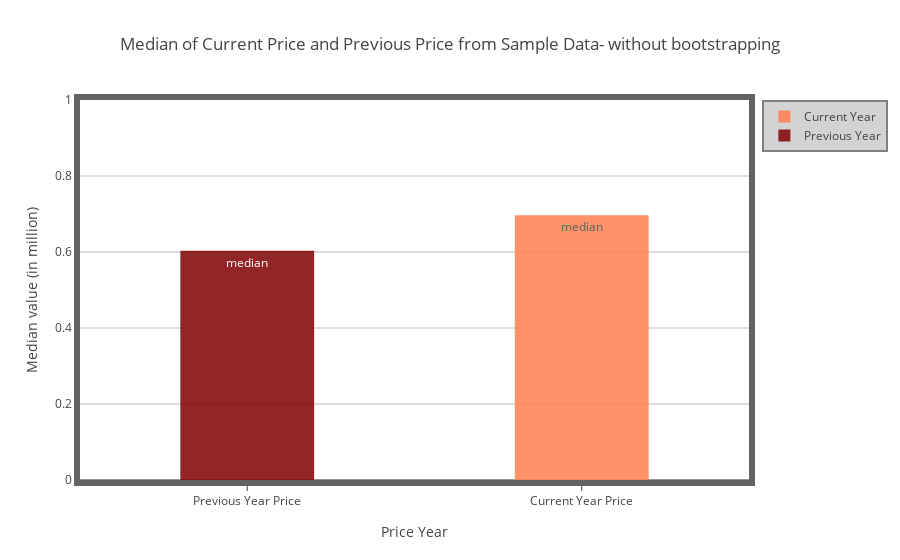

Notebook code for this chart:
### Markdown cell above
Please compute the median of PREVIOUS_PRICE and CURRENT_PRICE, respectively, and compare them in a bar chart.

### Code cell
# --- Write your code below ---
from plotly import tools
import plotly.plotly as py
import plotly.graph_objs as go
from plotly.tools import FigureFactory as FF
from plotly.offline import download_plotlyjs, init_notebook_mode, plot, iplot

def compute_median():
    # Compute median directly on whole sample data without bootstrapping
    median_cp = df_sample.CURRENT_PRICE.median(skipna=True)/1000000 #(to get in million)
    median_pp = df_sample.PREVIOUS_PRICE.median(skipna=True)/1000000 #(to get in million)
    return median_cp, median_pp

def plot(median_cp, median_pp):
    # Create plot data
    trace0 = go.Bar(
            y=[median_cp],
            x=[0.75],
            name='Current Year',
            text='median',
            marker=dict(
                color='coral',
            ),
            opacity=0.85,
            width=0.2
        )

    trace1 = go.Bar(
            y=[median_pp],
            x=[0.25],
            text='median',
            name='Previous Year',
            marker=dict(
                color='maroon',
            ),
            opacity=0.85,
            width=0.2
        )

    # Create the layout for the plot
    layout = dict(title = 'Median of Current Price and Previous Price from Sample Data- without bootstrapping',
                xaxis=go.layout.XAxis(title='Price Year',
                        zeroline=True,
                        showline=True,
                        mirror=True,
                        tick0=0,
                        tickmode='array',
                        ticktext=['Current Year Price', 'Previous Year Price'],
                        tickvals=[0.75,0.25],
                        ticks='outside',
                        zerolinecolor='#969696',
                        zerolinewidth=2,
                        linecolor='#636363',
                        linewidth=6,
                        range=[0, 1]
                    ),
                  yaxis = dict(title = 'Median value (in million)',
                        showgrid=True,
                        zeroline=True,
                        showline=True,
                        mirror=True,
                        gridcolor='#bdbdbd',
                        gridwidth=1,
                        zerolinecolor='#969696',
                        zerolinewidth=2,
                        linecolor='#636363',
                        linewidth=6,
                        range = [0, 1]
                    ),
                  showlegend=True,
                  legend=dict(bgcolor='lightgray',
                        bordercolor='gray',
                        borderwidth=2
                    )
                )

    # Combine the plot data with the layout designed for it, into a single figure
    data = [trace0, trace1]
    fig = dict(data=data, layout=layout)

    # IPython notebook- show plot
    iplot(fig, filename='bar-plot')

def without_bootstrapping():
    median_cp, median_pp = compute_median()
    plot(median_cp, median_pp)

# Perform median statistics without bootstraping
without_bootstrapping()

### Figure 1 — Plotly figure (JSON) as saved in the notebook; plotly's stock layout.template omitted (floating-point values rounded to 4 significant figures)
{"data": [{"marker": {"color": "coral"}, "name": "Current Year", "opacity": 0.85, "text": "median", "type": "bar", "uid": "6886ccbc-2e65-4d0c-8cd5-789dfeed1796", "width": 0.2, "x": [0.75], "y": [0.697]}, {"marker": {"color": "maroon"}, "name": "Previous Year", "opacity": 0.85, "text": "median", "type": "bar", "uid": "3b9d739c-9401-456b-97af-50079e138b89", "width": 0.2, "x": [0.25], "y": [0.603]}], "layout": {"legend": {"bgcolor": "lightgray", "bordercolor": "gray", "borderwidth": 2}, "showlegend": true, "title": {"text": "Median of Current Price and Previous Price from Sample Data- without bootstrapping"}, "xaxis": {"linecolor": "#636363", "linewidth": 6, "mirror": true, "range": [0, 1], "showline": true, "tick0": 0, "tickmode": "array", "ticks": "outside", "ticktext": ["Current Year Price", "Previous Year Price"], "tickvals": [0.75, 0.25], "title": {"text": "Price Year"}, "zeroline": true, "zerolinecolor": "#969696", "zerolinewidth": 2}, "yaxis": {"gridcolor": "#bdbdbd", "gridwidth": 1, "linecolor": "#636363", "linewidth": 6, "mirror": true, "range": [0, 1], "showgrid": true, "showline": true, "title": {"text": "Median value (in million)"}, "zeroline": true, "zerolinecolor": "#969696", "zerolinewidth": 2}}}
